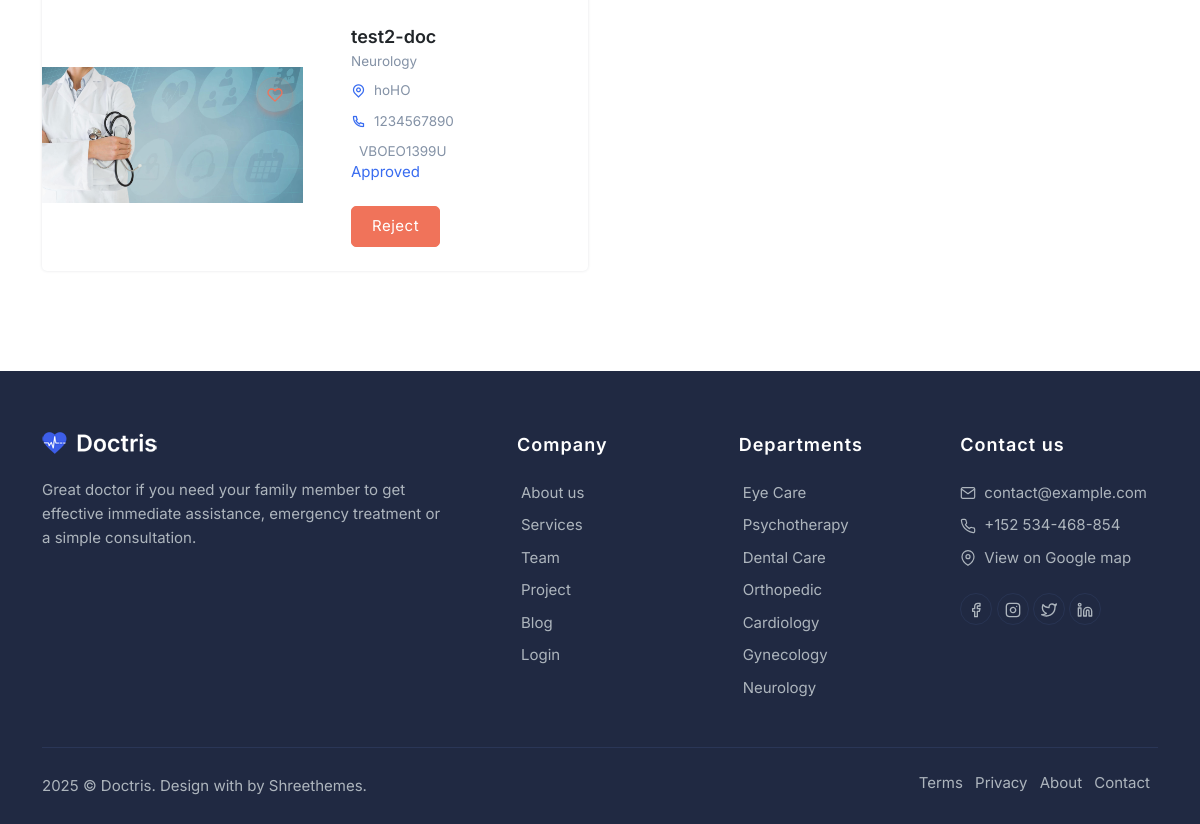
Page /admin_view_doctors/ (lower part) on the earlier database version.
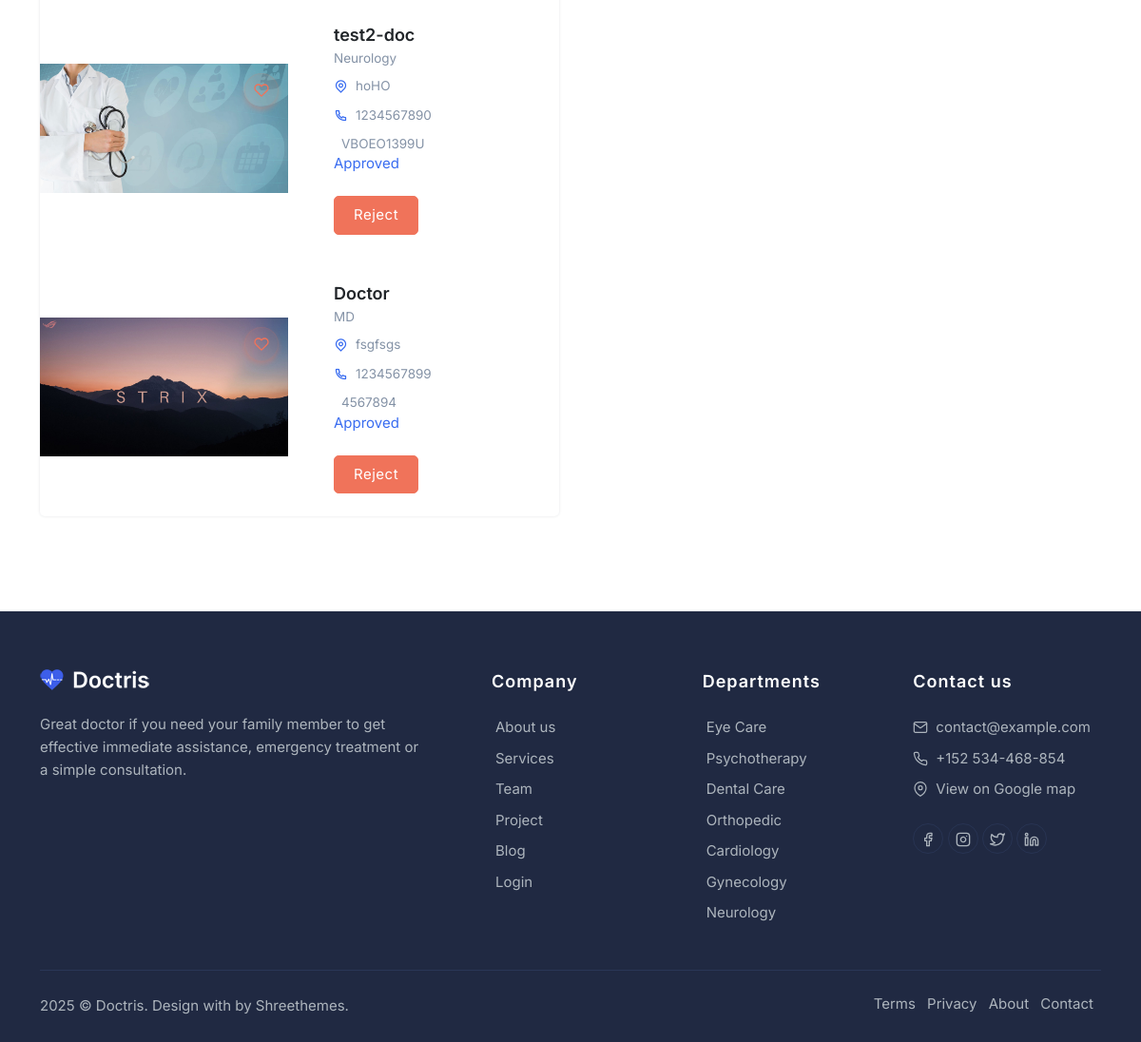
Same page on the later database version.
### myapp/models.py (models this page shows)
class Doctor(models.Model):
    name = models.CharField(max_length=255)
    email = models.EmailField()
    phone = models.CharField(max_length=15)
    address = models.TextField()
    image = models.FileField(null=True, upload_to="profile")
    loginId = models.ForeignKey(Login, on_delete=models.CASCADE, null=True)
    medical_license_number = models.CharField(max_length=255,null=True)
    specialization=models.CharField(max_length=255,default="")

### myapp/views.py (the view)
# urls.py: path('admin_view_doctors/',views.admin_view_doctors),
def admin_view_doctors(request):
    data=Doctor.objects.all()
    return render(request,'Admin/admin_view_doctors.html',{'data':data})

### templates/Admin/admin_view_doctors.html (shortened to what this page needs)
{% extends "Admin/common.html" %}
{% block content %}
<section class="section">
    <div class="container">
        <div class="row align-items-center">
            <div class="col-lg-6 col-md-12">
                <div class="card team border-0 rounded shadow overflow-hidden">
                    <div class="row align-items-center">
                    {% for i in data%}
                        <div class="col-md-6">
                            <div class="team-person position-relative overflow-hidden">
                                <img src="/static/assets/{{i.image}}" class="img-fluid" alt="">
                                <ul class="list-unstyled team-like">
                                    <li><a  class="btn btn-icon btn-pills btn-soft-danger"><i data-feather="heart" class="icons"></i></a></li>
                                </ul>
                            </div>
                        </div>
                        <div class="col-md-6">
                            <div class="card-body">
                                <a href="#" class="title text-dark h5 d-block mb-0">{{i.name}}</a>
                                <small class="text-muted speciality">{{i.specialization}}</small>
                                <ul class="list-unstyled mt-2 mb-0">
                                    <li class="d-flex">
                                        <i class="ri-map-pin-line text-primary align-middle"></i>
                                        <small class="text-muted ms-2">{{i.address}}</small>
                                    </li>
                                    <li class="d-flex mt-2">
                                        <i class="ri-phone-line text-primary align-middle"></i>
                                        <small class="text-muted ms-2">{{i.phone}}</small>
                                    </li>
                                    <li class="d-flex mt-2">
                                        <small class="text-muted ms-2">{{i.medical_license_number}}</small>
                                    </li>
                                </ul>
                                {% if i.loginId.is_active == 0 %}
                                <a href="/approve_doctor?did={{i.loginId_id}}" class="btn btn-primary">Approve</a>
                                <a href="/reject_doctor?did={{i.loginId_id}}" class="btn btn-danger">Reject</a><br>
                                {% elif i.loginId.is_active == 1 %}
                                <a class="icon-btn">Approved </a>
                                <br><br>
                                <a href="/reject_doctor?did={{i.loginId_id}}" class="btn btn-danger">Reject</a><br>
                                {% endif %}
                            </div>
                        </div>
                        {% endfor %}
                    </div>
                </div>
            </div>
        </div>
    </div>
</section>
{% endblock  %}

Differences in the rows shown:
added Doctor: image (picture), name "Doctor", specialization "MD", address "fsgfsgs", phone "1234567899", medical_license_number "4567894"
